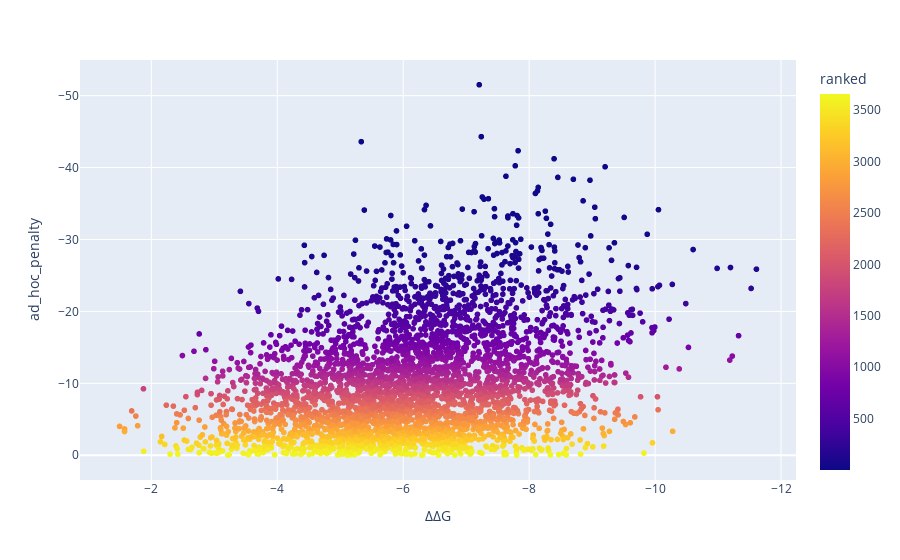

This figure's notebook cell:
### Code cell
import plotly.express as px

fig = px.scatter(placements.loc[placements.ad_hoc_penalty < 0],
                 x='∆∆G', y='ad_hoc_penalty',
                color='ranked',
                )
fig.update_layout(xaxis = dict(autorange = "reversed"),
                  yaxis = dict(autorange = "reversed"))

### Figure 1 — Plotly figure (JSON) as saved in the notebook; plotly's stock layout.template omitted (floating-point values rounded to 4 significant figures; data arrays with more than 128 entries replaced by an {"elided": "..."} marker saying what was removed)
{"data": [{"hovertemplate": "∆∆G=%{x}<br>ad_hoc_penalty=%{y}<br>ranked=%{marker.color}<extra></extra>", "legendgroup": "", "marker": {"color": {"elided": "3657 int values"}, "coloraxis": "coloraxis", "symbol": "circle"}, "mode": "markers", "name": "", "showlegend": false, "type": "scattergl", "x": {"elided": "3657 float values"}, "xaxis": "x", "y": {"elided": "3657 float values"}, "yaxis": "y"}], "layout": {"autosize": true, "coloraxis": {"colorbar": {"title": {"text": "ranked"}}, "colorscale": [[0, "#0d0887"], [0.1111, "#46039f"], [0.2222, "#7201a8"], [0.3333, "#9c179e"], [0.4444, "#bd3786"], [0.5556, "#d8576b"], [0.6667, "#ed7953"], [0.7778, "#fb9f3a"], [0.8889, "#fdca26"], [1, "#f0f921"]]}, "legend": {"tracegroupgap": 0}, "margin": {"t": 60}, "xaxis": {"anchor": "y", "autorange": true, "domain": [0, 1], "range": [-0.8815, -12.22], "title": {"text": "∆∆G"}, "type": "linear"}, "yaxis": {"anchor": "x", "autorange": true, "domain": [0, 1], "range": [3.807, -55.32], "title": {"text": "ad_hoc_penalty"}, "type": "linear"}}}
